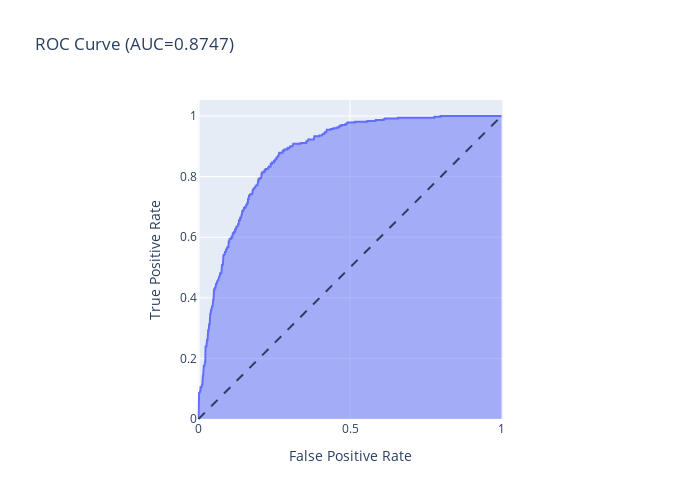

Source (notebook cell):
### Markdown cell above
##### 4.4 The Winning Model

### Code cell
# Evaluate the best model on the test dataset

print (f"Training and evaluating model the winning model Random Forest")

# get best estimator for random forest from the grid  
best_model = best_estimators_grid ['RandomForest']
  
# evaluate the winning model and print the metrics
evaluate_model(best_model, test_features, test_target,doPrint=True)

### Figure 1 — Plotly figure (JSON) as saved in the notebook; plotly's stock layout.template omitted (floating-point values rounded to 4 significant figures; data arrays with more than 128 entries replaced by an {"elided": "..."} marker saying what was removed)
{"data": [{"customdata": {"elided": "410x1 float values"}, "fillpattern": {"shape": ""}, "hovertemplate": "False Positive Rate=%{x}<br>True Positive Rate=%{y}<br>Threshold=%{customdata[0]}<extra></extra>", "legendgroup": "", "line": {"color": "#636efa"}, "marker": {"symbol": "circle"}, "mode": "lines", "name": "", "orientation": "v", "showlegend": false, "stackgroup": "1", "type": "scatter", "x": {"elided": "410 float values"}, "xaxis": "x", "y": {"elided": "410 float values"}, "yaxis": "y"}], "layout": {"height": 500, "legend": {"tracegroupgap": 0}, "shapes": [{"line": {"dash": "dash"}, "type": "line", "x0": 0, "x1": 1, "y0": 0, "y1": 1}], "title": {"text": "ROC Curve (AUC=0.8747)"}, "width": 700, "xaxis": {"anchor": "y", "constrain": "domain", "domain": [0, 1], "title": {"text": "False Positive Rate"}}, "yaxis": {"anchor": "x", "domain": [0, 1], "scaleanchor": "x", "scaleratio": 1, "title": {"text": "True Positive Rate"}}}}
